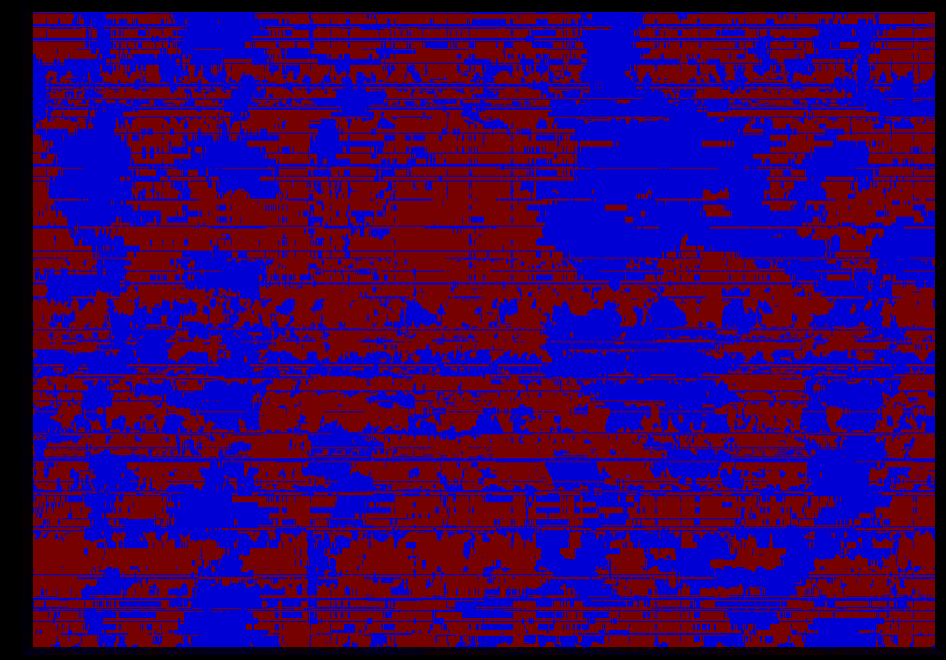
#> input picture A_anormaly_Test/color_first/T11.png, 946 x 660 px
$ python color_test.py
#> lines starting #> are read from the running program, lines starting #| are printed output that depends on the picture; after the words box and inside, x2 and y2 are one past the last pixel; in counts of white or black regions, pixels touching at a corner belong together
#coding=utf-8
import cv2
import numpy as np


def red_to_black(pic_path):
#> called with pic_path = 'T11.png'
    src = cv2.imread(pic_path)
#> src is the input picture: shape (660, 946, 3); mean B, G, R 95.2, 0, 56.9
    # cv2.namedWindow("input", cv2.WINDOW_AUTOSIZE)

    """
    提取图中的红色部分
    """
    hsv = cv2.cvtColor(src, cv2.COLOR_BGR2HSV)
#> hsv: shape (660, 946, 3); mean H, S, V 66.2, 240.2, 147.8
    low_hsv = np.array([0, 43, 46])
    high_hsv = np.array([10, 255, 255])
    mask = cv2.inRange(hsv, lowerb=low_hsv, upperb=high_hsv)
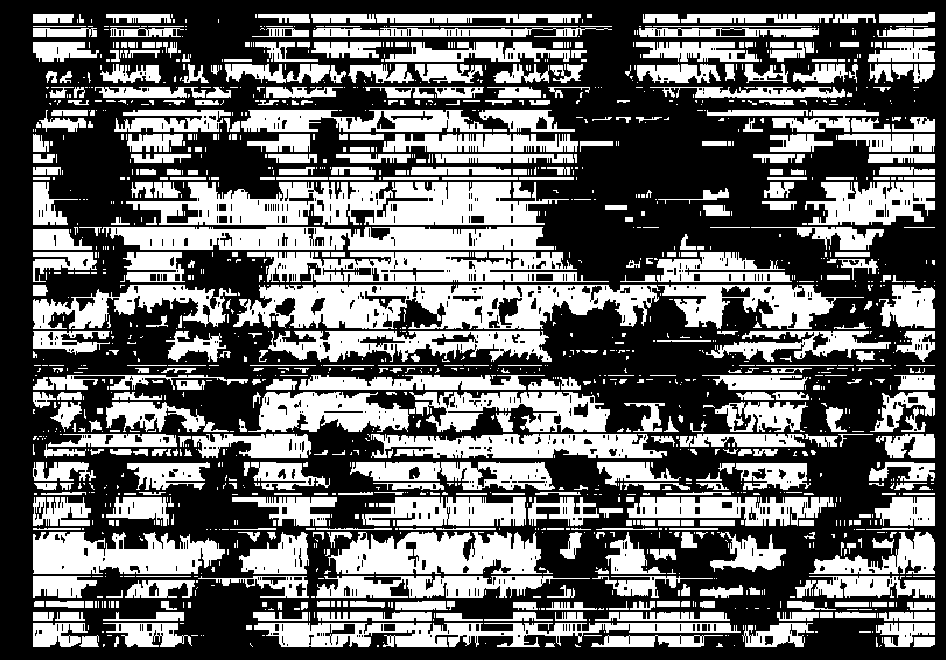
#> mask: shape (660, 946); 40.6% white; 1489 white regions (983 under 20 px), largest, box (x1, y1, x2, y2) and area: (126, 182, 569, 225) 12174, (233, 285, 660, 329) 12079, (102, 227, 554, 250) 8500
    cv2.imwrite('red.png', mask)


red_to_black('T11.png')
img = cv2.imread("red.png")
h, w = img.shape[:2]
#> h = 660; w = 946
# 获取图像的高和宽 #显示原始图像
blured = cv2.GaussianBlur(img, (3, 3), 0)
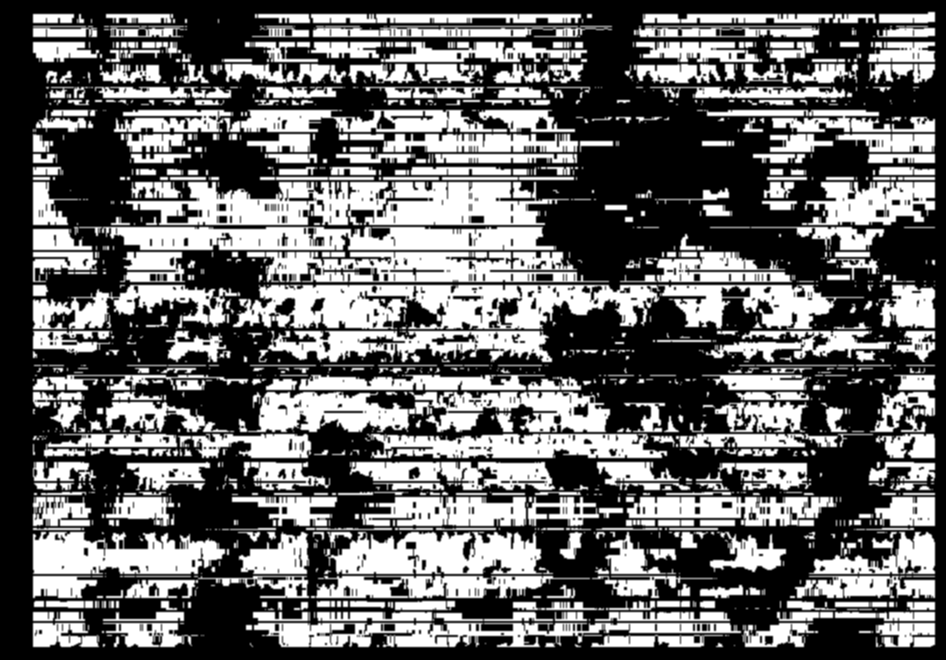
#> blured: shape (660, 946, 3); min 0, max 255, mean 103.6
# cv2.imwrite("blured.png", blured)
# 进行滤波去掉噪声
# 显示低通滤波后的图像
mask = np.zeros((h+2, w+2), np.uint8)
# 掩码长和宽都比输入图像多两个像素点，满水填充不会超出掩码的非零边缘
# 进行泛洪填充
cv2.floodFill(blured, mask, (w-1, h-1), (255, 255, 255), (2, 2, 2), (3, 3, 3), 8)
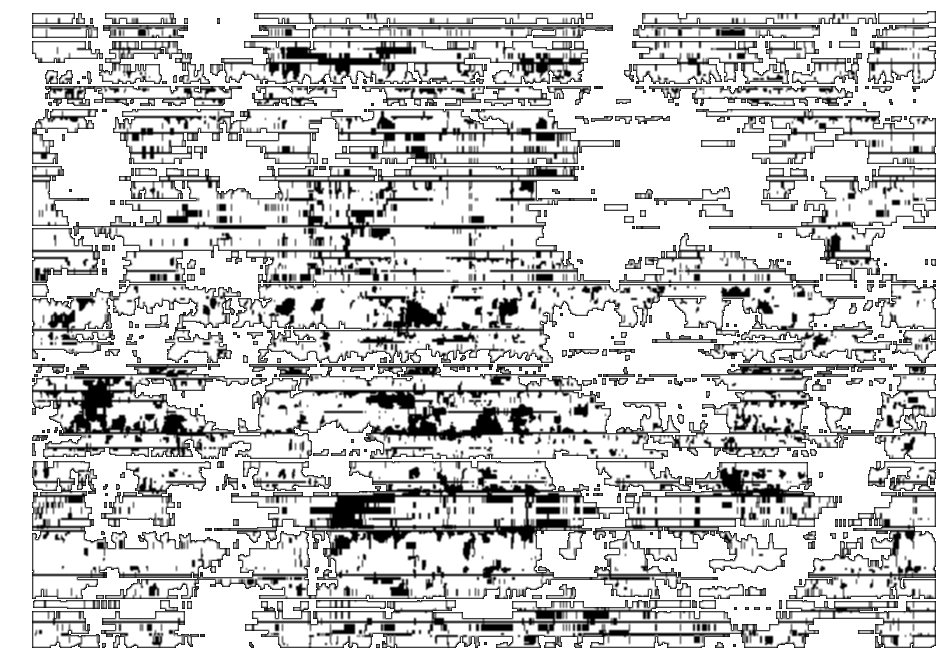
#> blured: shape (660, 946, 3); min 0, max 255, mean 203.6
# 得到灰度图
gray = cv2.cvtColor(blured, cv2.COLOR_BGR2GRAY)
# cv2.imshow("gray.png", gray)
# 定义结构元素
kernel = cv2.getStructuringElement(cv2.MORPH_RECT, (20, 20))
# 开闭运算，先开运算去除背景噪声，再继续闭运算填充目标内的孔洞
opened = cv2.morphologyEx(gray, cv2.MORPH_OPEN, kernel)
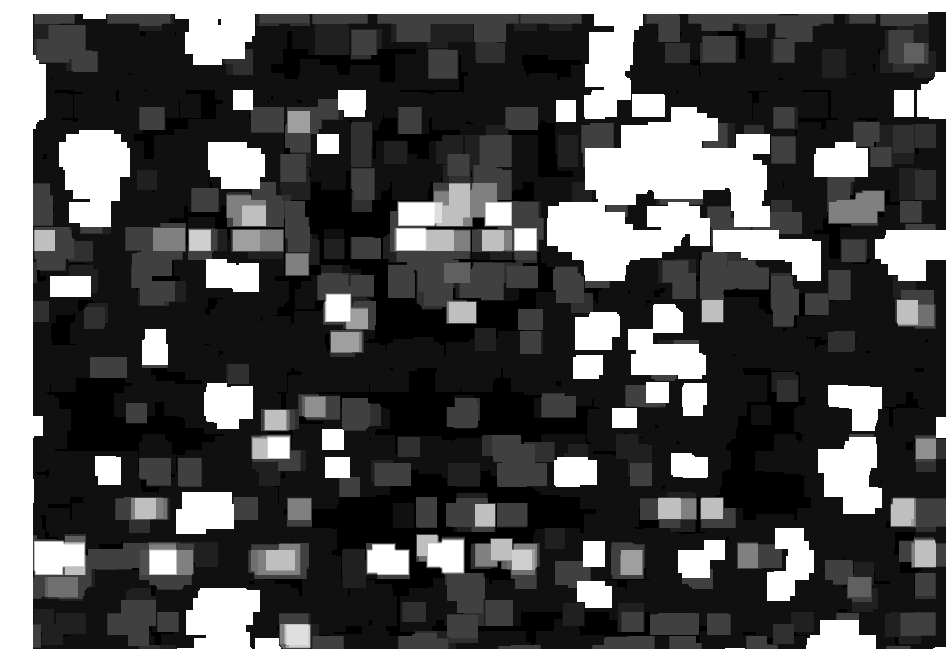
#> opened: shape (660, 946); min 0, max 255, mean 81.4

closed = cv2.morphologyEx(opened, cv2.MORPH_CLOSE, kernel)
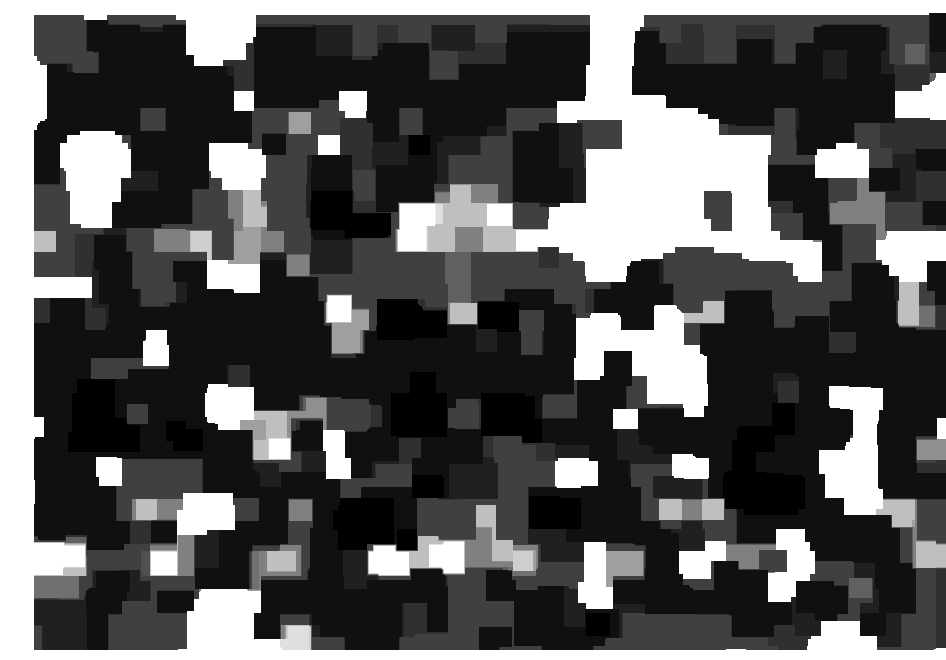
#> closed: shape (660, 946); min 0, max 255, mean 89.1

# 求二值图
ret, binary = cv2.threshold(closed, 250, 255, cv2.THRESH_BINARY)
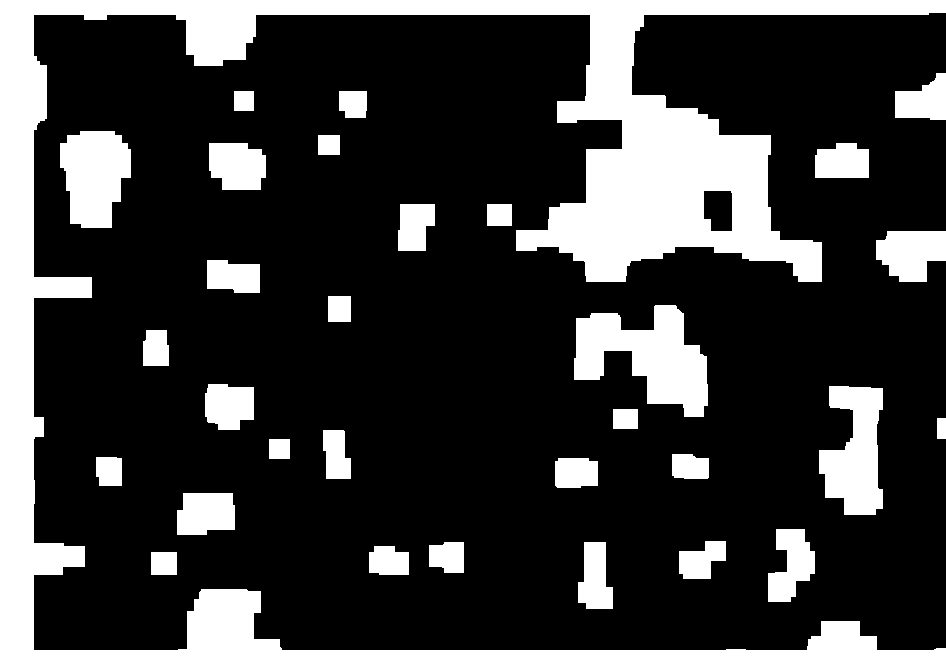
#> binary: shape (660, 946); 23% white; 31 white regions

# 找到轮廓
contours, hierarchy = cv2.findContours(binary, cv2.RETR_TREE, cv2.CHAIN_APPROX_SIMPLE)
#> contours = 32 contours; largest, box (x1, y1, x2, y2) and area: (0, 0, 946, 660) 89722, (574, 305, 708, 417) 8136, (819, 386, 883, 515) 5420, (60, 131, 131, 228) 5156, (876, 231, 946, 282) 2650
# 绘制轮廓
c = []
ares = []
for i in contours:
    ares.append(cv2.contourArea(i))
    if cv2.contourArea(i) > 2000:
        c.append(i)
#> this loop made 32 passes
#> i on passes 1, 11, 13, 14, 19, 22, 26, 29: [[151, 552], [151, 574], [176, 574], [176, 552]], [[269, 439], [269, 458], [289, 458], [289, 439]], [[937, 418], [937, 438], [945, 438], [945, 418]], [[613, 409], [613, 428], [637, 428], [637, 409]], [[328, 296], [328, 321], [350, 321], [350, 296]], [[487, 204], [487, 225], [511, 225], [511, 204]], [[318, 135], [318, 154], [339, 154], [339, 135]], [[234, 91], [234, 110], [253, 110], [253, 91]]
#> after the loop, ares = 32 values, max 89722 at index 30, min 160 at index 12, mean 4359.7; c = 8 contours; box (x1, y1, x2, y2) and area: (0, 0, 946, 660) 89722, (574, 305, 708, 417) 8136, (819, 386, 883, 515) 5420, (60, 131, 131, 228) 5156, (876, 231, 946, 282) 2650, (209, 143, 266, 190) 2216, (768, 529, 815, 602) 2078, (177, 493, 235, 535) 2072

img = cv2.drawContours(img, c, -1, (0, 0, 0), -1)
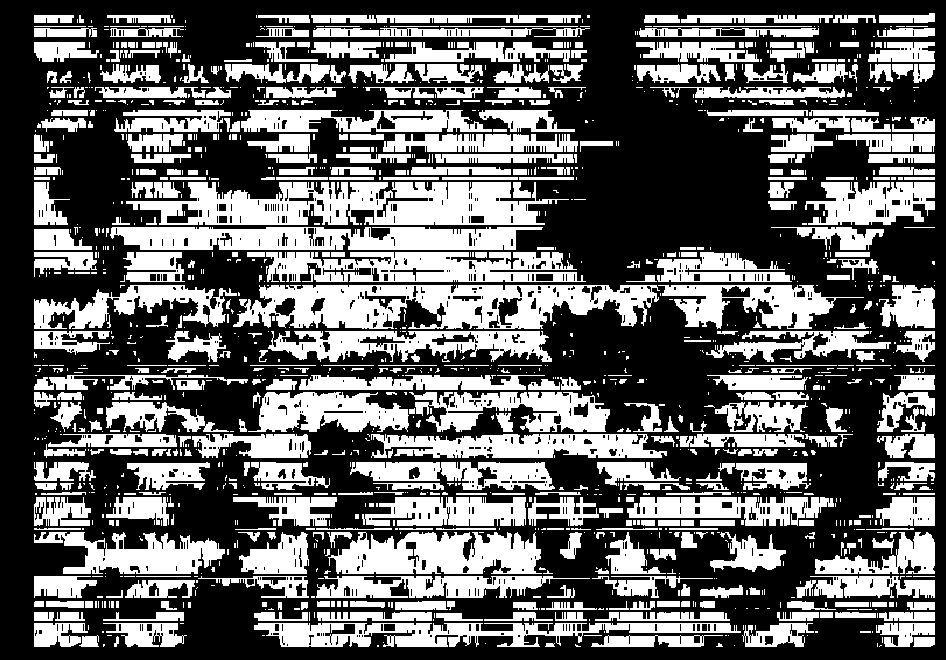
#> img: shape (660, 946, 3); 39.7% white; 1407 white regions (924 under 20 px), largest, box (x1, y1, x2, y2) and area: (126, 182, 569, 225) 12168, (233, 285, 660, 329) 12076, (110, 227, 543, 250) 7942
cv2.imwrite("result.png", img)
# cv2.imshow("result_lunkuo", img)
# 绘制结果
# cv2.imshow("result", img)
cv2.waitKey(0)
cv2.destroyAllWindows()
